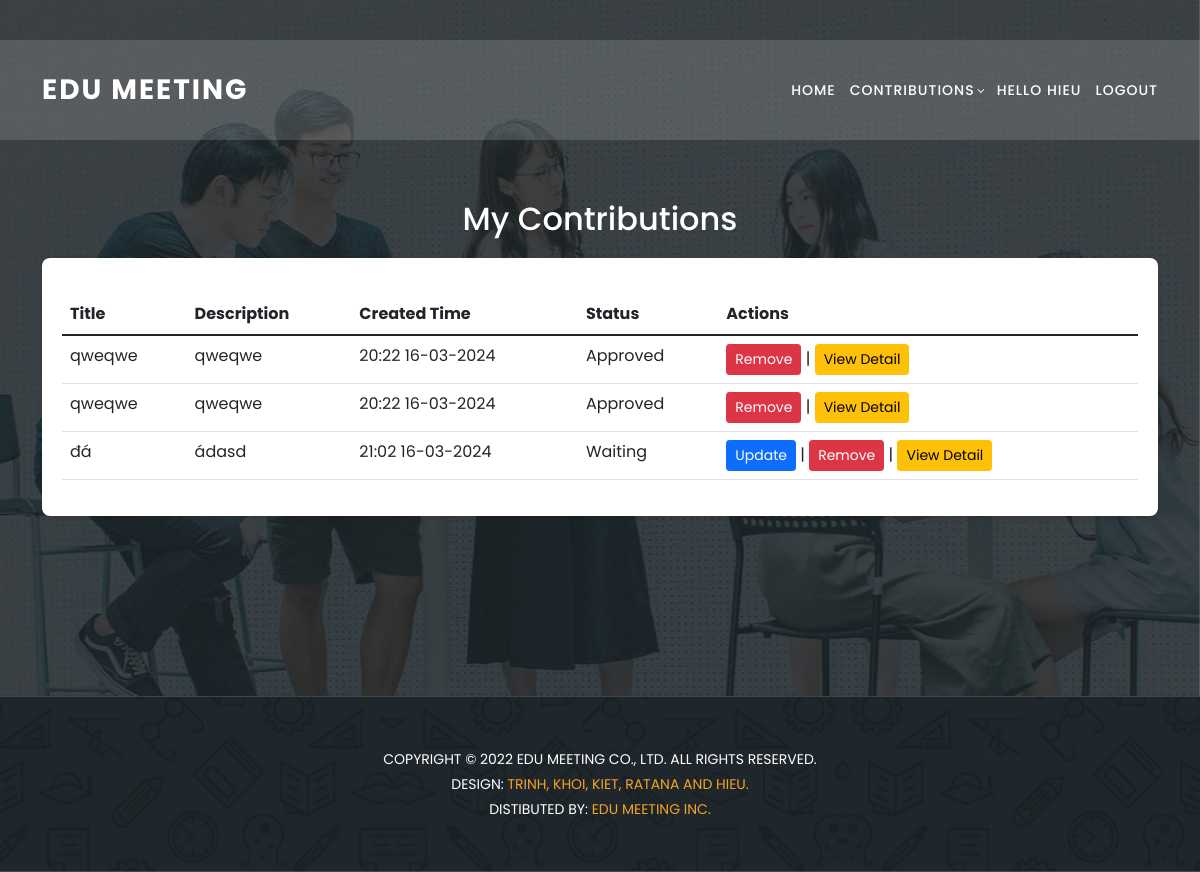
Page /my-contributions/ (signed in) on the earlier database version.
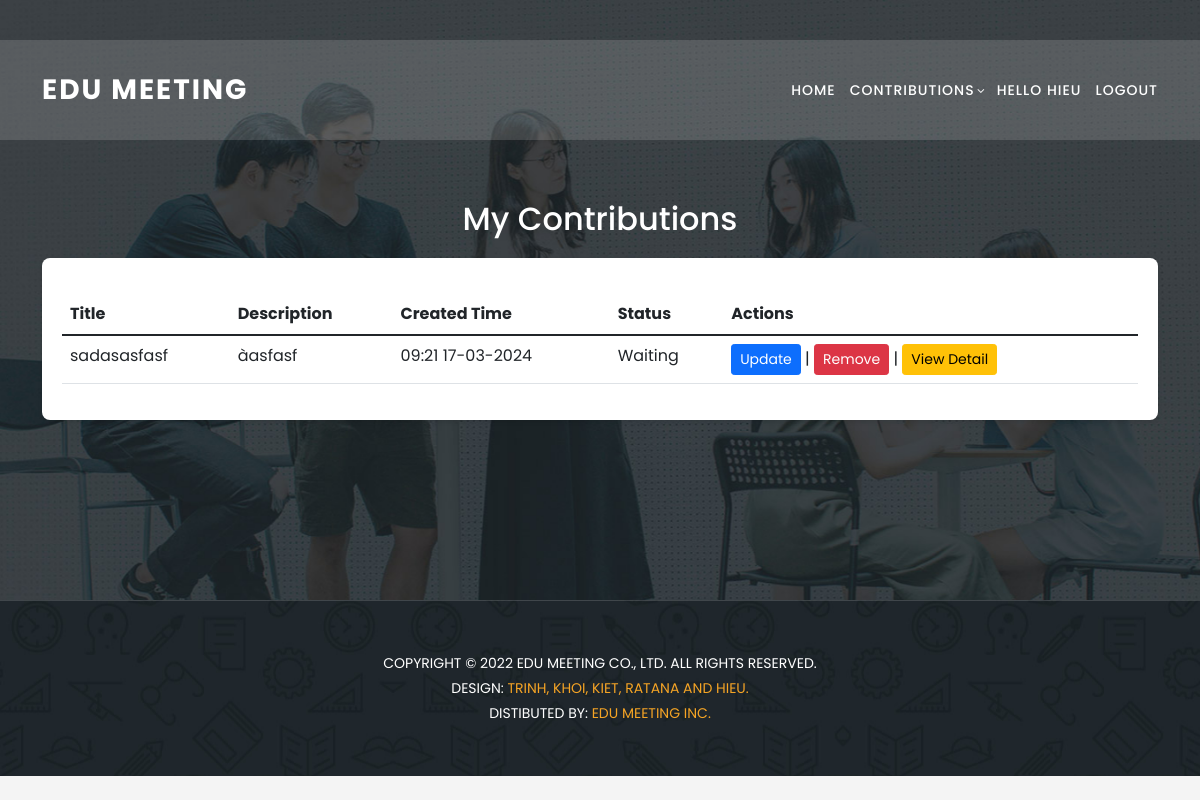
Same page on the later database version.
### home/models.py (models this page shows, shortened)
class Contributions(models.Model):
    user = models.ManyToManyField(UserProfile)
    title = models.CharField(max_length=30)
    content = models.TextField(null = True)
    faculty = models.ForeignKey(Faculties,on_delete=models.CASCADE)
    term = models.BooleanField(default=False)
    createAt = models.DateTimeField(auto_now_add=True)
    academic_Year = models.ForeignKey(AcademicYear,blank=True, null =True, on_delete=models.CASCADE)
    reject_reason = models.TextField(blank=True, null=True)
    status = models.CharField(max_length=10,  default='waiting')
    public = models.BooleanField(default = False)

### home/views.py (the view)
# urls.py: path('my-contributions/', views.my_contributions, name='my_contributions'),
def my_contributions(request):
    is_student = True
    user_profile = UserProfile.objects.get(user=request.user)
    contributions = Contributions.objects.filter(user=user_profile).prefetch_related('faculty', 'files')
    can_update = True
    if request.user.is_authenticated:
        try:
            user_profile = request.user.userprofile
            faculty = user_profile.faculty
            academic_year = user_profile.academic_Year
            if user_profile.academic_Year:
                if academic_year and timezone.now() > academic_year.finalClosure:
                    can_update = False
        except UserProfile.DoesNotExist:
            can_update = True
    context = {
        'can_update': can_update,
        'contributions': contributions,
        'is_student': is_student
    }
    return render(request, 'my_contribution.html', context)

### templates/my_contribution.html (shortened to what this page needs)
{% extends "header.html" %}
{%load static%}
{% block content %}
    <section class="apply-now" id="apply">
      <div class="container">
        <h2>My Contributions</h2>
        <form method="post" enctype="">
          <table class="table mt-3">
            <thead class="thead-dark">
              <tr>
                <th scope="col">Title</th>
                <th scope="col">Description</th>
                <th scope="col">Created Time</th>
                <th scope="col">Status</th>
                <th scope="col">Actions</th>
              </tr>
            </thead>
            <tbody>
            {% for contribution in contributions %}
              <tr>
                  <td>{{ contribution.title }}</td>
                  <td>{{ contribution.content|default:"No description provided" }}</td>
                  <td>{{ contribution.createAt|date:"H:i d-m-Y" }}</td>
                  <td>
                    {% if contribution.status == 'approved' %}
                        Approved
                    {% elif contribution.status == 'rejected' %}
                        Rejected
                    {% else %}
                        Waiting
                    {% endif %}
                  </td>
                  <td>
                      {% if can_update and not contribution.status == 'approved' %}
                      <a href="{% url 'update_contribution' pk=contribution.id %}" class="btn btn-primary btn-sm">Update</a> |
                      {% endif %}
                      <a href="{% url 'delete_contribution' contribution.id %}" class="btn btn-danger btn-sm" onclick="return confirm('Are you sure?');">Remove</a> |
                      <a href="{% url 'contributions_detail' contribution.id %}" class="btn btn-warning btn-sm">View Detail</a>
                  </td>
              </tr>
            {% empty %}
              <tr>
                  <td colspan="4">No contributions found.</td>
              </tr>
            {% endfor %}
            </tbody>
          </table>
        </form>
      </div>
    </section>
    <section class="contact-us" id="contact">
      <div class="footer">
        <p>Copyright © 2022 Edu Meeting Co., Ltd. All Rights Reserved.
          <br>
          Design: <a href="#" target="_parent" title="free css templates">Trinh, Khoi, Kiet, Ratana and Hieu.</a>
          <br>
          Distibuted By: <a href="#" target="_blank" title="Build Better UI, Faster">Edu Meeting Inc.</a>
        </p>
      </div>
    </section>
  </body>
</html>
{% endblock content %}

### templates/header.html (shortened to what this page needs)
{%load static%}
<!DOCTYPE html>
<html lang="en">
<head>
  <link href="{% static 'vendor/bootstrap/css/bootstrap.min.css' %}" rel="stylesheet">
  <link rel="stylesheet" href="{% static 'css/fontawesome.css' %}">
  <link rel="stylesheet" href="{% static 'css/templatemo-edu-meeting.css' %}">
  <link rel="stylesheet" href="{% static 'css/owl.css' %}">
  <link rel="stylesheet" href="{% static 'css/lightbox.css' %}">
</head>
<body>
  <header class="header-area header-sticky">
    <div class="container">
      <div class="row">
        <div class="col-12">
          <nav class="main-nav">
            <a href="{% url "home" %}" class="logo">
              Edu Meeting
            </a>
            <ul class="nav">
              <li>
                <a href="{% url "home" %}">Home</a>
              </li>
              <li class="has-sub">
                <a href="javascript:void(0)">Contributions</a>
              </li>
              {% if user.is_authenticated %}
              <li >
                <a href="{%url 'profile' %}">hello {{request.user.username}}</a>
              </li>
              <li>
                <a href="{% url 'logout'%}">Logout</a>
              </li>
              {% else %}
              <li>
                <a href="{% url 'login' %}">Login</a>
              </li>
              {% endif %}
            </ul>
          </nav>
        </div>
      </div>
    </div>
  </header>
  {% block content %}
  {% endblock content %}

### static/css/templatemo-edu-meeting.css (style rules this page uses)
html, body, div, span, applet, object, iframe, h1, h2, h3, h4, h5, h6, p, blockquote, div pre, a, abbr, acronym, address, big, cite, code, del, dfn, em, font, img, ins, kbd, q, s, samp, small, strike, strong, sub, sup, tt, var, b, u, i, center, dl, dt, dd, ol, ul, li, figure, header, nav, section, article, aside, footer, figcaption { margin: 0; padding: 0; border: 0; outline: 0; }
ul, li { padding: 0; margin: 0; list-style: none; }
header, nav, section, article, aside, footer, hgroup { display: block; }
* { box-sizing: border-box; }
html, body { font-family: 'Poppins', sans-serif; font-weight: 400; background-color: #fff; font-size: 16px; -ms-text-size-adjust: 100%; -webkit-font-smoothing: antialiased; -moz-osx-font-smoothing: grayscale; }
a { text-decoration: none !important; color: #3CF; }
h1, h2, h3, h4, h5, h6 { margin-top: 0px; margin-bottom: 0px; }
ul { margin-bottom: 0px; }
p { font-size: 14px; line-height: 25px; color: #2a2a2a; }
html, body { background: #fff; font-family: 'Poppins', sans-serif; }
.header-area { background-color: rgba(250,250,250,0.15); position: absolute; top: 40px; left: 0; right: 0; z-index: 100; -webkit-transition: all .5s ease 0s; -moz-transition: all .5s ease 0s; -o-transition: all .5s ease 0s; transition: all .5s ease 0s; }
.header-area .main-nav { min-height: 80px; background: transparent; }
.header-area .main-nav .logo { line-height: 100px; color: #fff; font-size: 28px; font-weight: 700; text-transform: uppercase; letter-spacing: 2px; float: left; -webkit-transition: all 0.3s ease 0s; -moz-transition: all 0.3s ease 0s; -o-transition: all 0.3s ease 0s; transition: all 0.3s ease 0s; }
.header-area .main-nav .nav { float: right; margin-top: 30px; margin-right: 0px; background-color: transparent; -webkit-transition: all 0.3s ease 0s; -moz-transition: all 0.3s ease 0s; -o-transition: all 0.3s ease 0s; transition: all 0.3s ease 0s; position: relative; z-index: 999; }
.header-area .main-nav .nav li { padding-left: 15px; padding-right: 15px; }
.header-area .main-nav .nav li:last-child { padding-right: 0px; }
.header-area .main-nav .nav li a { display: block; font-weight: 500; font-size: 14px; text-transform: uppercase; color: #fff; -webkit-transition: all 0.3s ease 0s; -moz-transition: all 0.3s ease 0s; -o-transition: all 0.3s ease 0s; transition: all 0.3s ease 0s; height: 40px; line-height: 40px; border: transparent; letter-spacing: 1px; }
.header-area .main-nav .nav li.has-sub { position: relative; padding-right: 15px; }
.header-area .main-nav .nav li.has-sub:after { font-family: FontAwesome; content: "\f107"; font-size: 12px; color: #fff; position: absolute; right: 5px; top: 12px; }
.header-area.header-sticky { min-height: 80px; }
.header-area .nav { margin-top: 30px; }
@media (max-width: 1200px) { .header-area .main-nav .nav li { padding-left: 7px; padding-right: 7px; } }
@media (max-width: 1200px) { .header-area .main-nav:before { display: none; } }
@media (min-width: 767px) { .header-area .main-nav .nav { display: flex !important; } }
section.apply-now { background-image: url(../images/apply-bg.jpg); background-position: center center; background-attachment: fixed; background-repeat: no-repeat; background-size: cover; padding: 180px 0px; }
section.contact-us { background-image: url(../images/meetings-bg.jpg); background-position: center center; background-attachment: fixed; background-repeat: no-repeat; background-size: cover; }
.footer { text-align: center; border-top: 1px solid rgba(250,250,250,0.15); padding: 50px 0px; }
.footer p { text-transform: uppercase; font-size: 14px; color: #fff; }
.footer p a { color: #f5a425; }

### templates/my_contribution.html (style rules this page uses)
body { background-color: #f4f4f4; margin: 0; padding: 0; height: 100vh; }
form { background: #fff; padding: 20px; border-radius: 8px; box-shadow: 0 2px 4px rgba(0, 0, 0, 0.1); max-width: 2000px; margin: auto; }
h2 { text-align: center; color: #fff; margin: 20px 0; }

Differences in the rows shown:
removed Contributions: title "qweqwe", content "qweqwe", createAt "20:22 16-03-2024", status "Approved"
removed Contributions: title "qweqwe", content "qweqwe", createAt "20:22 16-03-2024", status "Approved"
removed Contributions: title "đá", content "ádasd", createAt "21:02 16-03-2024", status "Waiting"
added Contributions: title "sadasasfasf", content "àasfasf", createAt "09:21 17-03-2024", status "Waiting"
